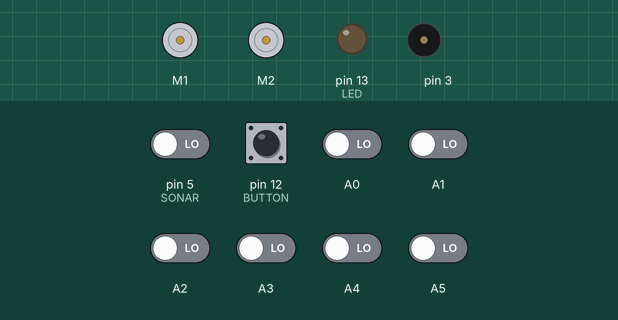
This sketch was run on a simulated Arduino Uno, built with avr-gcc and run on an emulated ATmega328P. Parts: 2 × DC motor (green arrow = forward, orange = backward, longer = faster), output pins drawn as LEDs (lit = HIGH), buzzer (waves = sounding). The inputs (shaded band) are chosen by the test bench; at power-on: pin 12 (BUTTON) HIGH, A0–5, pin 5 (SONAR) LOW.

Above: at 12.3 s.
12.4 s: pin 12 (BUTTON) pulled LOW for 0.15 s
At 13.3 s:
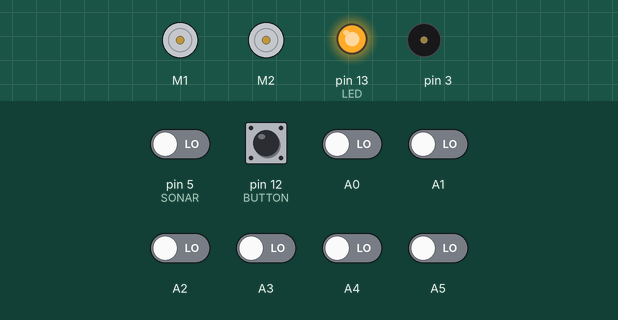
At 20.1 s:
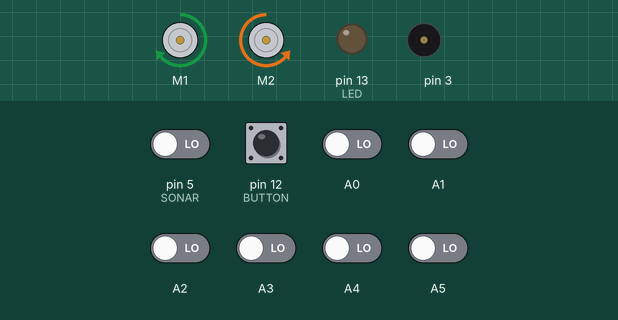
Timing chart, 0 to 27.5 s (numbered marks = the images above; inputs shaded):
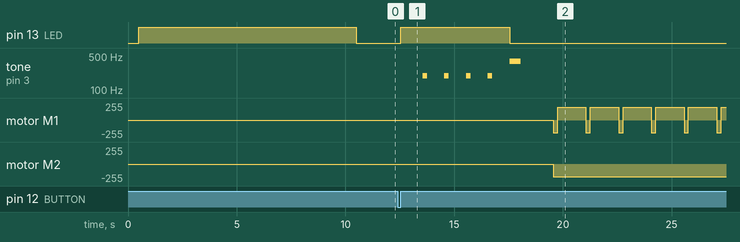

The sketch:

Competition.ino
```cpp
#include <QTRSensors.h>
#include <ZumoMotors.h>
#include <Pushbutton.h>
#include <ZumoBuzzer.h>


///////////////////////////  VAR/PINs  \\\\\\\\\\\\\\\\\\\\\\\\\\\\\\

//Define PINs
const int SONAR = 5;
const int LED = 13;
const int BUTTON = 12;
const int SPEED = 300;
const int REVERSE_DURATION = 200;
const int TURN_DURATION = 300;
const int NUM_SENSORS = 6;
const int TIMEOUT = 2500;
const int EMITTER_PIN = QTR_NO_EMITTER_PIN;

//Declare class objects
QTRSensorsRC qtrrc((unsigned char[]) {A0, A1, A2, A3, A4, A5}, NUM_SENSORS, TIMEOUT, EMITTER_PIN);
Pushbutton button(BUTTON);
ZumoMotors motors;
ZumoBuzzer buzzer;

//Global Variables
int targetDist = 30;
long pulse1, sensor1;
unsigned int sensorValues[NUM_SENSORS];

///////////////////////////  END VAR/PINs  \\\\\\\\\\\\\\\\\\\\\\\\\\\


///////////////////////////  FUNCTIONS  \\\\\\\\\\\\\\\\\\\\\\\\\\\\\\

//QTR Calibration
void calibrateSensors()
{
  delay(500);
  digitalWrite(LED, HIGH);
  for (int i = 0; i < 400; i++)  // make the calibration take about 10 seconds
  {
    qtrrc.calibrate();
  }
  digitalWrite(LED, LOW);
  delay(1000);
}

//5 second countdown
void waitForButtonAndCountDown()
{
  button.waitForButton();
  digitalWrite(LED, HIGH);
  for (int i = 0; i < 4; i++)
  {
    delay(1000);
    buzzer.playNote(NOTE_G(3), 200, 15);
  }
  delay(1000);
  buzzer.playNote(NOTE_G(4), 500, 15);
  digitalWrite(LED, LOW);
  delay(1000);
}

long read_sensor()
{
  pulse1 = pulseIn(SONAR, HIGH);
  return pulse1/147;//convert to inches
}

//Forward
void driveForward()
{
  motors.setSpeeds(SPEED, SPEED);
}

void ram()
{
  motors.setSpeeds(SPEED*2, SPEED*2);
}

//Reverse
void driveBackward()
{
  motors.setSpeeds(-SPEED, -SPEED);
  delay(REVERSE_DURATION);
}

//Stop
void stopMotors()
{
  motors.setSpeeds(0,0);
  delay(2);
}

//Right
void turnRight()
{
  motors.setSpeeds(SPEED, -SPEED);
  delay(TURN_DURATION);
}

//Left
void turnLeft()
{
  motors.setSpeeds(-SPEED, SPEED);
  delay(TURN_DURATION);
}

bool isBlack()
{
  return ((sensorValues[0] > 200 && sensorValues[1] > 200 && sensorValues[2] > 200 && sensorValues[3] > 200  && sensorValues[4] > 200 && sensorValues[5]));
}

bool opponent()
{
  return (sensor1 < targetDist);
}
//////////////////////////  END FUNCTIONS  \\\\\\\\\\\\\\\\\\\\\\\\


//////////////////////////  SETUP  \\\\\\\\\\\\\\\\\\\\\\\\\\\\\\\\

void setup()
{
  pinMode(LED, OUTPUT);
  pinMode(SONAR, INPUT);
  calibrateSensors();
  waitForButtonAndCountDown();
}

//////////////////////////  END SETUP  \\\\\\\\\\\\\\\\\\\\\\\\\\\\\\


//////////////////////////  LOOP  \\\\\\\\\\\\\\\\\\\\\\\\\\\\\\\\\

void loop()
{
  qtrrc.read(sensorValues);
  sensor1 = read_sensor();

  if(isBlack())
  {
    driveForward();
    if(opponent())
    {
      ram();
    }
  }
  else
  {
    driveBackward();
    turnRight();
  }
}
//////////////////////////  END LOOP  \\\\\\\\\\\\\\\\\\\\\\\\\\\\\
```

Measured:
- after the input at 12.4 s, pin 13 (LED): LOW → HIGH after 0.15 s, → LOW 5.0 s later; tone on pin 3: plays 195 Hz for 0.20 s, 195 Hz for 0.20 s, 195 Hz for 0.20 s, 195 Hz for 0.20 s, 391 Hz for 0.50 s, starting after 1.2 s
